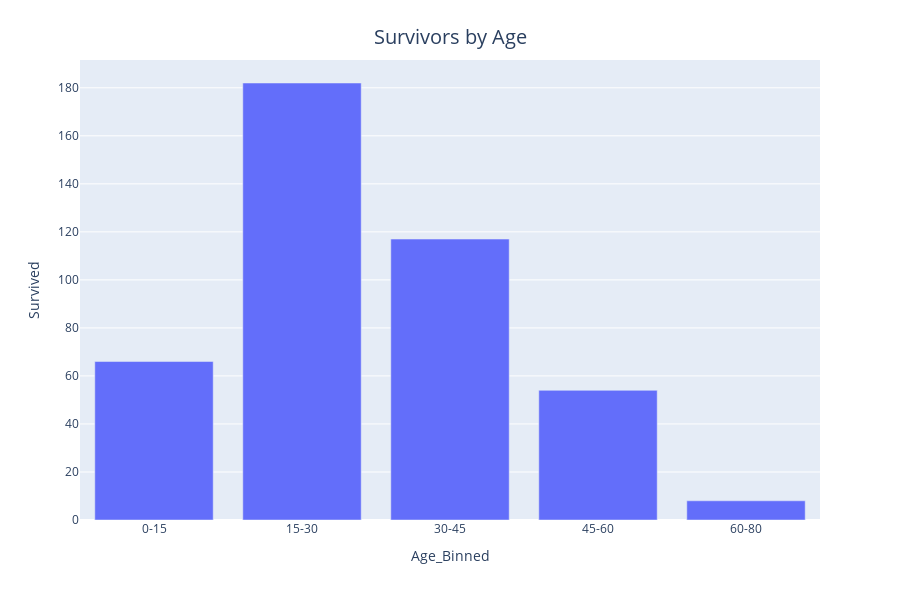

Notebook cell for this chart:
### Markdown cell above
### Survivors by age bar chart:

### Code cell
fig = px.bar(binned_age, x="Age_Binned", y="Survived")

fig.update_layout(
    title={
        "text": "Survivors by Age",
        "y":0.95,
        "x":0.5,
        "xanchor": "center",
        "yanchor": "top",
        "font_size": 20})

fig.show()

### Figure 1 — Plotly figure (JSON) as saved in the notebook; plotly's stock layout.template omitted (floating-point values rounded to 4 significant figures)
{"data": [{"alignmentgroup": "True", "hoverlabel": {"namelength": 0}, "hovertemplate": "Age_Binned=%{x}<br>Survived=%{y}", "legendgroup": "", "marker": {"color": "#636efa"}, "name": "", "offsetgroup": "", "orientation": "v", "showlegend": false, "textposition": "auto", "type": "bar", "x": ["0-15", "15-30", "30-45", "45-60", "60-80"], "xaxis": "x", "y": [66, 182, 117, 54, 8], "yaxis": "y"}], "layout": {"barmode": "relative", "height": 600, "legend": {"tracegroupgap": 0}, "margin": {"t": 60}, "title": {"font": {"size": 20}, "text": "Survivors by Age", "x": 0.5, "xanchor": "center", "y": 0.95, "yanchor": "top"}, "xaxis": {"anchor": "y", "domain": [0, 1], "title": {"text": "Age_Binned"}}, "yaxis": {"anchor": "x", "domain": [0, 1], "title": {"text": "Survived"}}}}
